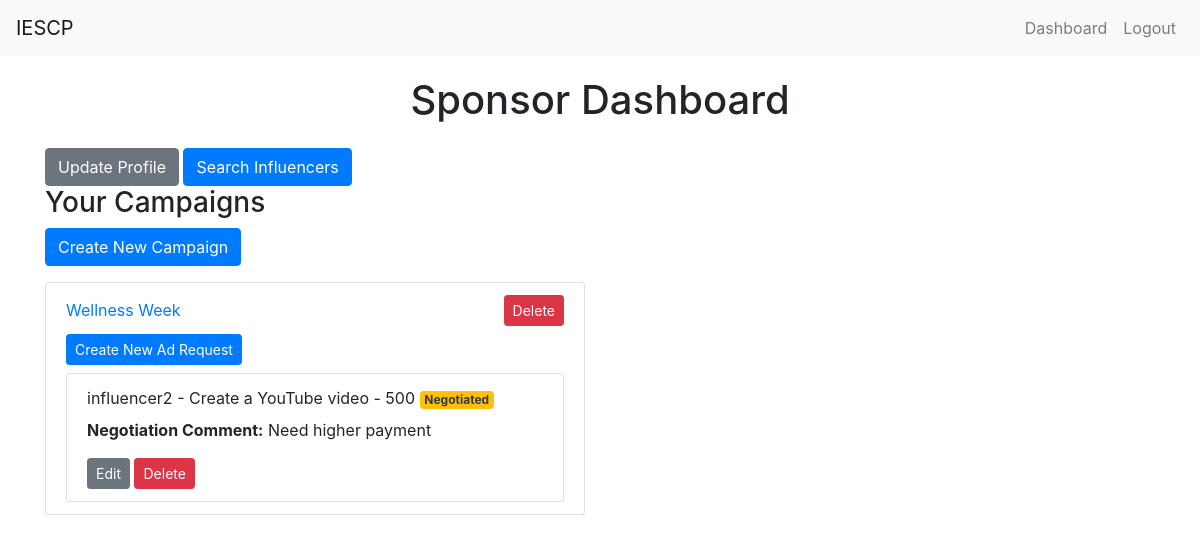
/sponsor_dashboard (signed in), run on an earlier commit of the app's database.
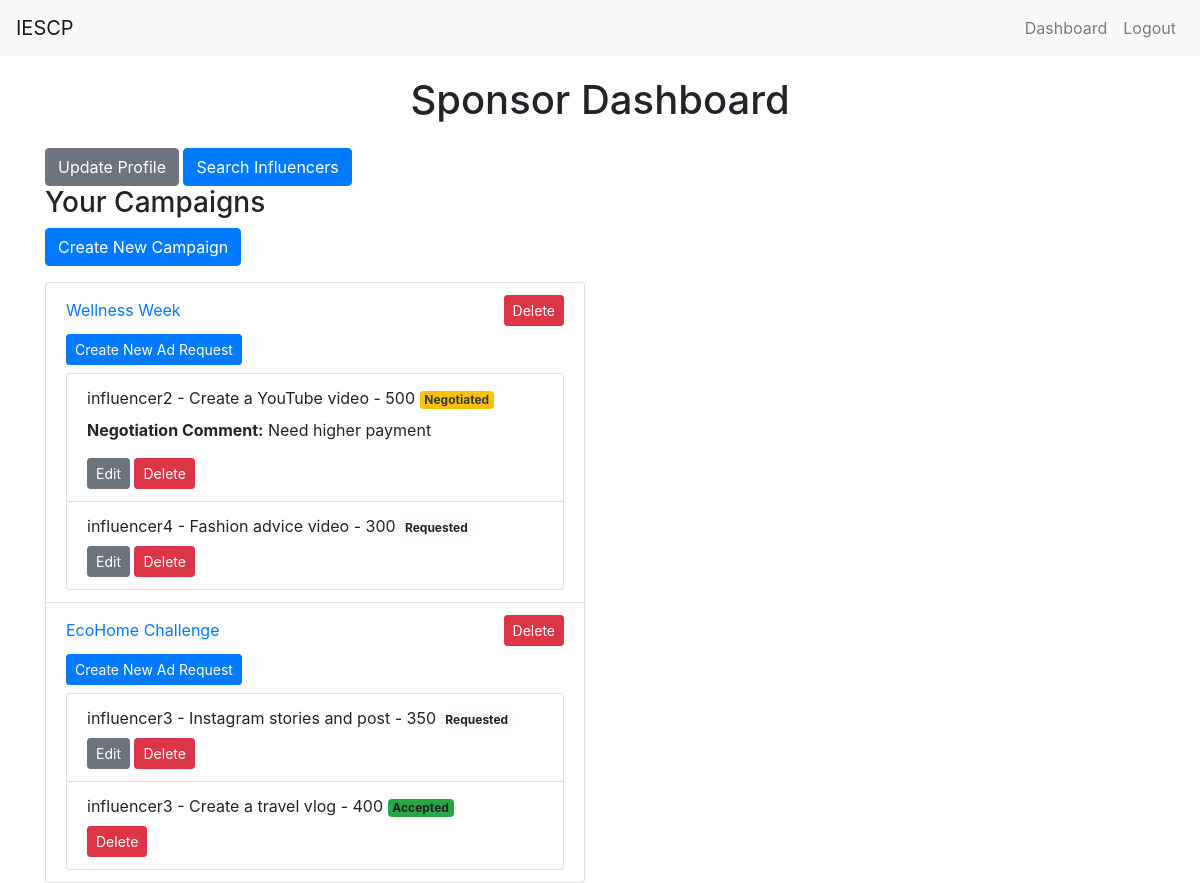
And on a later commit of the database.
### app.py (models this page shows, shortened)
class Campaign(db.Model):
    id = db.Column(db.Integer, primary_key=True)
    name = db.Column(db.String(100), nullable=False)
    description = db.Column(db.String(200))
    start_date = db.Column(db.DateTime, default=db.func.current_timestamp())
    end_date = db.Column(db.DateTime)
    niche = db.Column(db.String(100))
    budget = db.Column(db.Float, nullable=False)
    owner_id = db.Column(db.Integer, db.ForeignKey('user.id', ondelete='CASCADE'), nullable=False)
    visibility = db.Column(db.String(10))  # 'public' or 'private'
    flagged = db.Column(db.Boolean, default=False)
    ad_requests = db.relationship('AdRequest', backref='campaign', lazy=True, cascade='all, delete-orphan')

class AdRequest(db.Model):
    id = db.Column(db.Integer, primary_key=True)
    campaign_id = db.Column(db.Integer, db.ForeignKey('campaign.id', ondelete='CASCADE'), nullable=False)
    influencer_id = db.Column(db.Integer, db.ForeignKey('user.id', ondelete='CASCADE'), nullable=False)
    messages = db.Column(db.Text)
    requirements = db.Column(db.Text)
    payment_amount = db.Column(db.Integer)
    negotiation_comment = db.Column(db.Text, nullable=True)
    status = db.Column(db.String(20), nullable=False, default='Requested')
    flagged = db.Column(db.Boolean, default=False)

class User(UserMixin, db.Model):
    id = db.Column(db.Integer, primary_key=True)
    username = db.Column(db.String(50), unique=True, nullable=False)
    email = db.Column(db.String(120), unique=True, nullable=False)
    password = db.Column(db.String(200), nullable=False)
    role = db.Column(db.String(20), nullable=False)  # 'admin', 'sponsor', 'influencer'
    flagged = db.Column(db.Boolean, default=False)  # Flag for inappropriate users
    campaigns = db.relationship('Campaign', backref='owner', lazy=True, cascade='all, delete-orphan')
    ad_requests = db.relationship('AdRequest', backref='influencer', lazy=True, cascade='all, delete-orphan')
    company_name = db.Column(db.String(100))
    industry = db.Column(db.String(100))
    budget = db.Column(db.Integer)
    category = db.Column(db.String(100)) # Health, Gaming, etc.
    niche = db.Column(db.String(100))
    followers = db.Column(db.Integer)
    platform = db.Column(db.String(10))

### app.py (the view)
@app.route('/sponsor_dashboard')
@login_required
def sponsor_dashboard():
    if current_user.role != 'sponsor':
        flash('Access unauthorized!', 'danger')
        return redirect(url_for('index'))
    campaigns = Campaign.query.filter_by(owner_id=current_user.id).all()
    ad_requests = AdRequest.query.join(Campaign).filter(Campaign.owner_id == current_user.id).all()
    return render_template('sponsor_dashboard.html', campaigns=campaigns, ad_requests=ad_requests)

### app.py (called while the page is built)
@login_manager.user_loader
def load_user(user_id):
    return User.query.get(int(user_id))

### templates/sponsor_dashboard.html (shortened to what this page needs)
{% extends "layout.html" %}
{% block content %}
<h1 class="text-center mb-4">Sponsor Dashboard</h1>
<a href="{{ url_for('profile') }}" class="btn btn-secondary">Update Profile</a>
<a href="{{ url_for('search_influencers') }}" class="btn btn-primary">Search Influencers</a>
<div class="row">
    <div class="col-md-6">
        <h3>Your Campaigns</h3>
        <a href="{{ url_for('create_campaign') }}" class="btn btn-primary mb-3">Create New Campaign</a>
        <ul class="list-group">
            {% for campaign in campaigns %}
            <li class="list-group-item">
                <div class="d-flex justify-content-between align-items-center">
                    <a href="{{ url_for('update_campaign', campaign_id=campaign.id) }}">{{ campaign.name }}</a>
                    <form method="POST" action="{{ url_for('delete_campaign', campaign_id=campaign.id) }}" class="d-inline">
                        <button type="submit" class="btn btn-danger btn-sm">Delete</button>
                    </form>
                </div>
                <a href="{{ url_for('create_ad_request') }}" class="btn btn-primary btn-sm mt-2 mb-2">Create New Ad Request</a>
                <ul class="list-group">
                    {% for ad_request in campaign.ad_requests %}
                    <li class="list-group-item">
                        {{ ad_request.influencer.username }} - {{ ad_request.requirements }} - {{ ad_request.payment_amount }}
                        <span class="badge {% if ad_request.status == 'Accepted' %}bg-success{% elif ad_request.status == 'Rejected' %}bg-danger{% elif ad_request.status == 'Requested' %}bg-light{% elif ad_request.status == 'Negotiated' %}bg-warning text-dark{% endif %}">
                            {{ ad_request.status }}
                        </span>
                        {% if ad_request.status == 'Negotiated' %}
                        <p class="mt-2"><strong>Negotiation Comment:</strong> {{ ad_request.negotiation_comment }}</p>
                        {% endif %}
                        <div class="mt-2">
                            {% if ad_request.status != 'Accepted' %}
                            <a href="{{ url_for('update_ad_request', ad_request_id=ad_request.id) }}" class="btn btn-secondary btn-sm">Edit</a>
                            {% endif %}
                            <form method="POST" action="{{ url_for('delete_ad_request', ad_request_id=ad_request.id) }}" class="d-inline">
                                <button type="submit" class="btn btn-danger btn-sm">Delete</button>
                            </form>
                        </div>
                    </li>
                    {% else %}
                    <li class="list-group-item">No ad requests found.</li>
                    {% endfor %}
                </ul>
            </li>
            {% else %}
            <li class="list-group-item">No campaigns found.</li>
            {% endfor %}
        </ul>
    </div>
</div>
{% endblock %}

### templates/layout.html (shortened to what this page needs)
<!DOCTYPE html>
<html lang="en">
<head>
    <link rel="stylesheet" href="https://maxcdn.bootstrapcdn.com/bootstrap/4.5.2/css/bootstrap.min.css">
</head>
<body>
    <nav class="navbar navbar-expand-lg navbar-light bg-light">
        <a class="navbar-brand" href="{{ url_for('home') }}">IESCP</a>
        <div class="collapse navbar-collapse" id="navbarNav">
            <ul class="navbar-nav ml-auto">
                {% if current_user.is_authenticated %}
                    {% if current_user.role == 'admin' %}
                        <li class="nav-item">
                            <a class="nav-link" href="{{ url_for('admin_dashboard') }}">Dashboard</a>
                        </li>
                    {% elif current_user.role == 'sponsor' %}
                        <li class="nav-item">
                            <a class="nav-link" href="{{ url_for('sponsor_dashboard') }}">Dashboard</a>
                        </li>
                    {% elif current_user.role == 'influencer' %}
                        <li class="nav-item">
                            <a class="nav-link" href="{{ url_for('influencer_dashboard') }}">Dashboard</a>
                        </li>
                    {% endif %}
                    <li class="nav-item">
                        <a class="nav-link" href="{{ url_for('logout') }}">Logout</a>
                    </li>
                {% endif %}
            </ul>
        </div>
    </nav>
    <div class="container">
        {% block content %}{% endblock %}
    </div>
</body>
</html>

### templates/layout.html (style rules this page uses)
.container { margin-top: 20px; }

What changed in the data, as far as the page shows it:
added AdRequest: influencer.username "influencer4", requirements "Fashion advice video", payment_amount "300", status "Requested", shown under Campaign "Wellness Week"
added Campaign: name "EcoHome Challenge"
added AdRequest: influencer.username "influencer3", requirements "Instagram stories and post", payment_amount "350", status "Requested", shown under "EcoHome Challenge"
added AdRequest: influencer.username "influencer3", requirements "Create a travel vlog", payment_amount "400", status "Accepted", shown under "EcoHome Challenge"
